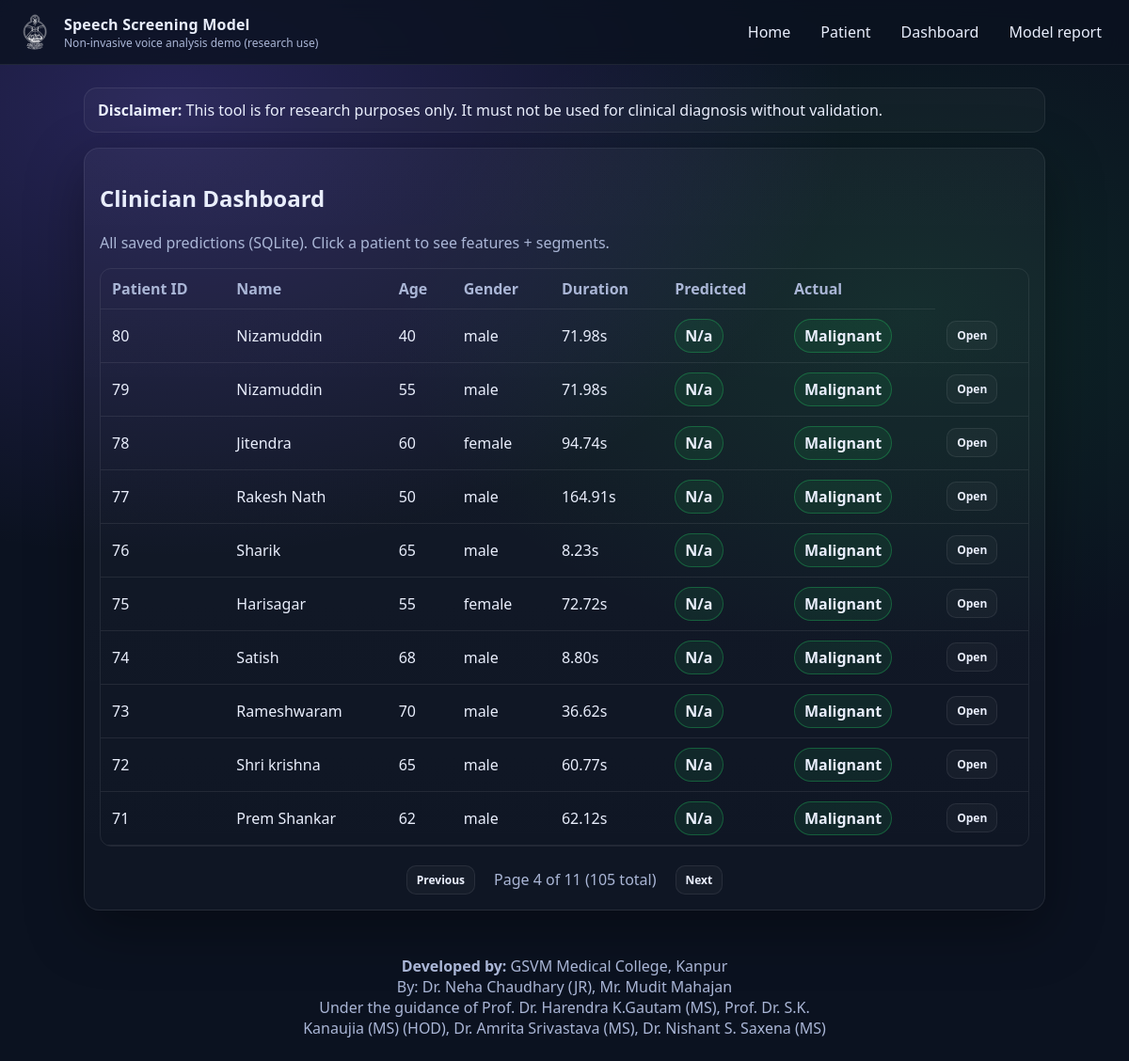
The app's page /dashboard?page=4 with its own data.
### app/models_db.py (models this page shows)
class Patients(SQLModel, table=True):
    id: Optional[int] = Field(default=None, primary_key = True)
    name: str
    age: int
    gender: str  # "male" / "female"
    created_at: datetime = Field(default_factory=datetime.now)
    audio_path: str
    duration_sec: float
    actual_label: Optional[str] = None
    predicted_label: Optional[str] = None
    predicted_proba_json: Optional[str] = None
    segments: list["SegmentPredictions"] = Relationship(back_populates = "patient")

### app/main.py (the view)
@app.get("/dashboard", response_class=HTMLResponse)
def dashboard(request: Request, page: int = 1, session: Session = Depends(get_session)):
    per_page = 10
    offset = (page - 1) * per_page
    total_count = session.exec(select(Patients)).all()
    total_pages = (len(total_count) + per_page - 1) // per_page
    rows = session.exec(
        select(Patients)
        .order_by(Patients.created_at.desc())
        .offset(offset)
        .limit(per_page)
        ).all()
    label_map = {
        "0": "Benign",
        "1": "Malignant",
        "2": "Normal",
    }
    mapped_rows = []
    for row in rows:
        predicted_label_display = label_map.get(
            row.predicted_label,
            row.predicted_label.capitalize() if row.predicted_label else 'N/A'
        )
        if predicted_label_display not in label_map:
            predicted_label_display = predicted_label_display.capitalize()
        actual_display = None
        if row.actual_label:
            actual_display = label_map.get(row.actual_label, row.actual_label.capitalize())
        mapped_rows.append({
            "id": row.id,
            "name": row.name,
            "age": row.age,
            "gender": row.gender,
            "duration_sec": row.duration_sec,
            "predicted_label": predicted_label_display,
            "actual_label": actual_display,
        })
    return templates.TemplateResponse("dashboard.html",
        {
            "request": request,
            "rows": mapped_rows,
            "page": page,
            "total_pages": total_pages,
            "total_count": len(total_count),
        },
    )

### app/templates/dashboard.html
{% extends "base.html" %}
{% block content %}
<section class="card">
  <h2>Clinician Dashboard</h2>
  <p class="muted">All saved predictions (SQLite). Click a patient to see features + segments.</p>
  <div class="tableWrap">
    <table class="table">
      <thead>
        <tr>
          <th>Patient ID</th><th>Name</th><th>Age</th><th>Gender</th><th>Duration</th><th>Predicted</th><th>Actual</th>
        </tr>
      </thead>
      <tbody>
      {% for r in rows %}
        <tr>
          <td>{{ r.id }}</td>
          <td>{{ r.name }}</td>
          <td>{{ r.age }}</td>
          <td>{{ r.gender }}</td>
          <td>{{ "%.2f"|format(r.duration_sec) }}s</td>
          <td><span class="tag">{{ r.predicted_label }}</span></td>
          <td>
            {% if r.actual_label %}
              <span class="tag">{{ r.actual_label }}</span>
            {% else %}
              <span class="tag" style="opacity: 0.5;">Not Set</span>
            {% endif %}
          </td>
          <td><a class="btn small" href="/dashboard/patient/{{ r.id }}">Open</a></td>
        </tr>
      {% endfor %}
      </tbody>
    </table>
  </div>
  {% if total_pages > 1 %}
  <div style="margin-top: 20px; display: flex; justify-content: center; align-items: center; gap: 10px;">
    {% if page > 1 %}
      <a href="/dashboard?page={{ page - 1 }}" class="btn small">Previous</a>
    {% else %}
      <span class="btn small" style="opacity: 0.5; cursor: not-allowed;">Previous</span>
    {% endif %}
    <span class="muted" style="padding: 0 10px;">
      Page {{ page }} of {{ total_pages }} ({{ total_count }} total)
    </span>
    {% if page < total_pages %}
      <a href="/dashboard?page={{ page + 1 }}" class="btn small">Next</a>
    {% else %}
      <span class="btn small" style="opacity: 0.5; cursor: not-allowed;">Next</span>
    {% endif %}
  </div>
  {% endif %}
</section>
{% endblock %}

### app/static/app.css (style rules this page uses)
:root { --bg:#0b1220; --card:#111a2b; --soft:#0e1729; --text:#e9eefc; --muted:#aab6d6; --accent:#7c5cff; --accent2:#22c55e; --line:rgba(255,255,255,0.08); }
* { box-sizing:border-box }
body { margin:0; font-family: ui-sans-serif, system-ui, -apple-system, Segoe UI, Roboto; background: radial-gradient(1200px 800px at 15% 10%, rgba(124,92,255,0.25), transparent 60%), radial-gradient(900px 600px at 80% 30%, rgba(34,197,94,0.12), transparent 60%), var(--bg); color:var(--text); }
a { color:var(--text); text-decoration:none }
.card { background: linear-gradient(180deg, rgba(255,255,255,0.04), rgba(255,255,255,0.02)); border:1px solid var(--line); border-radius:16px; padding:16px; box-shadow: 0 20px 60px rgba(0,0,0,0.35); }
.muted { color:var(--muted) }
.btn { display:inline-flex; align-items:center; justify-content:center; gap:8px; padding:10px 12px; border-radius:12px; border:1px solid var(--line); background:rgba(255,255,255,0.03); color: var(--text); cursor:pointer; font-weight: 600; }
.btn.small { padding:6px 10px; border-radius:10px; font-size:12px }
.tag { display:inline-flex; padding:6px 10px; border-radius:999px; border:1px solid rgba(34,197,94,0.35); background:rgba(34,197,94,0.10); font-weight:800; }
.tableWrap { overflow:auto; border-radius:12px; border:1px solid var(--line) }
.table { width:100%; border-collapse:collapse; min-width:700px }
.table th,.table td { padding:10px 12px; border-bottom:1px solid var(--line); text-align:left; }
.table th { color:var(--muted); font-weight:700 }

### records on screen
Patients: id "80", name "Nizamuddin", age "40", gender "male", duration_sec "71.98", predicted_label "N/a", actual_label "Malignant"
Patients: id "79", name "Nizamuddin", age "55", gender "male", duration_sec "71.98", predicted_label "N/a", actual_label "Malignant"
Patients: id "78", name "Jitendra", age "60", gender "female", duration_sec "94.74", predicted_label "N/a", actual_label "Malignant"
Patients: id "77", name "Rakesh Nath", age "50", gender "male", duration_sec "164.91", predicted_label "N/a", actual_label "Malignant"
Patients: id "76", name "Sharik", age "65", gender "male", duration_sec "8.23", predicted_label "N/a", actual_label "Malignant"
Patients: id "75", name "Harisagar", age "55", gender "female", duration_sec "72.72", predicted_label "N/a", actual_label "Malignant"
Patients: id "74", name "Satish", age "68", gender "male", duration_sec "8.80", predicted_label "N/a", actual_label "Malignant"
Patients: id "73", name "Rameshwaram", age "70", gender "male", duration_sec "36.62", predicted_label "N/a", actual_label "Malignant"
Patients: id "72", name "Shri krishna", age "65", gender "male", duration_sec "60.77", predicted_label "N/a", actual_label "Malignant"
Patients: id "71", name "Prem Shankar", age "62", gender "male", duration_sec "62.12", predicted_label "N/a", actual_label "Malignant"

### other values on screen
{{ page }} "4"
{{ total_pages }} "11"
{{ total_count }} "105"
